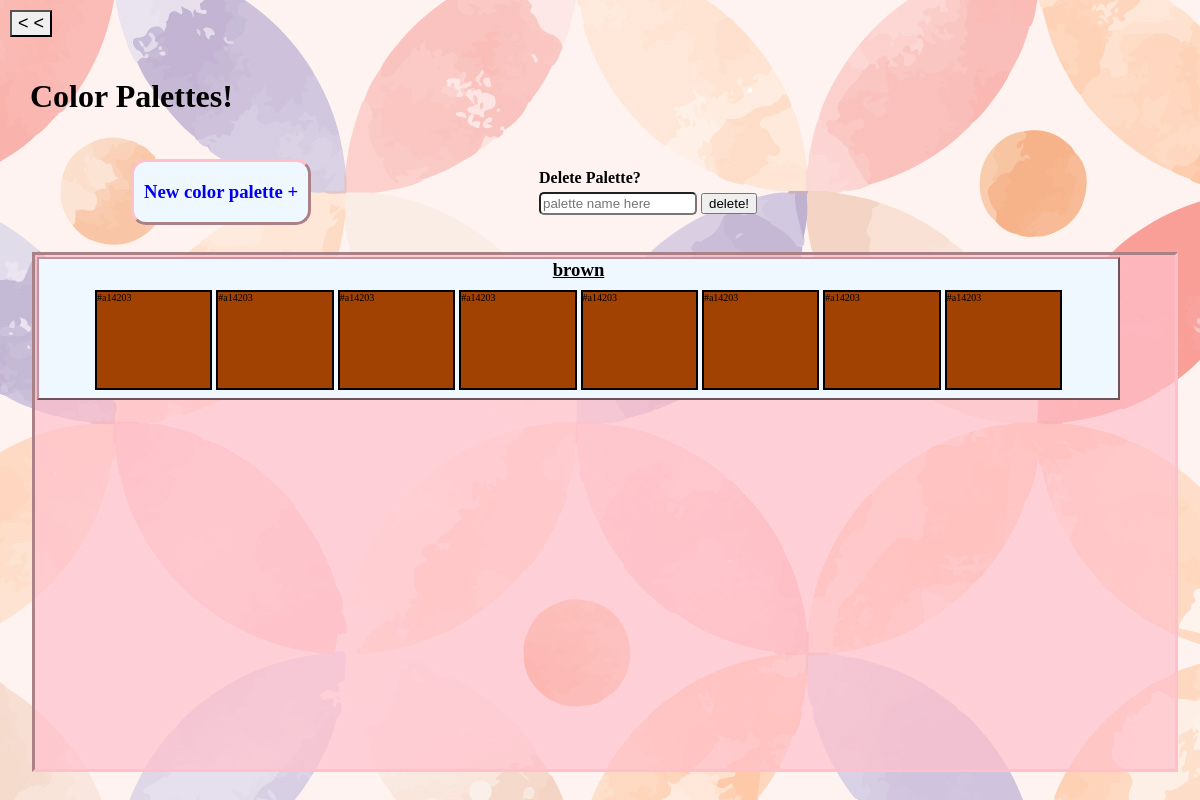
Page /palettes (signed in) on the earlier database version.
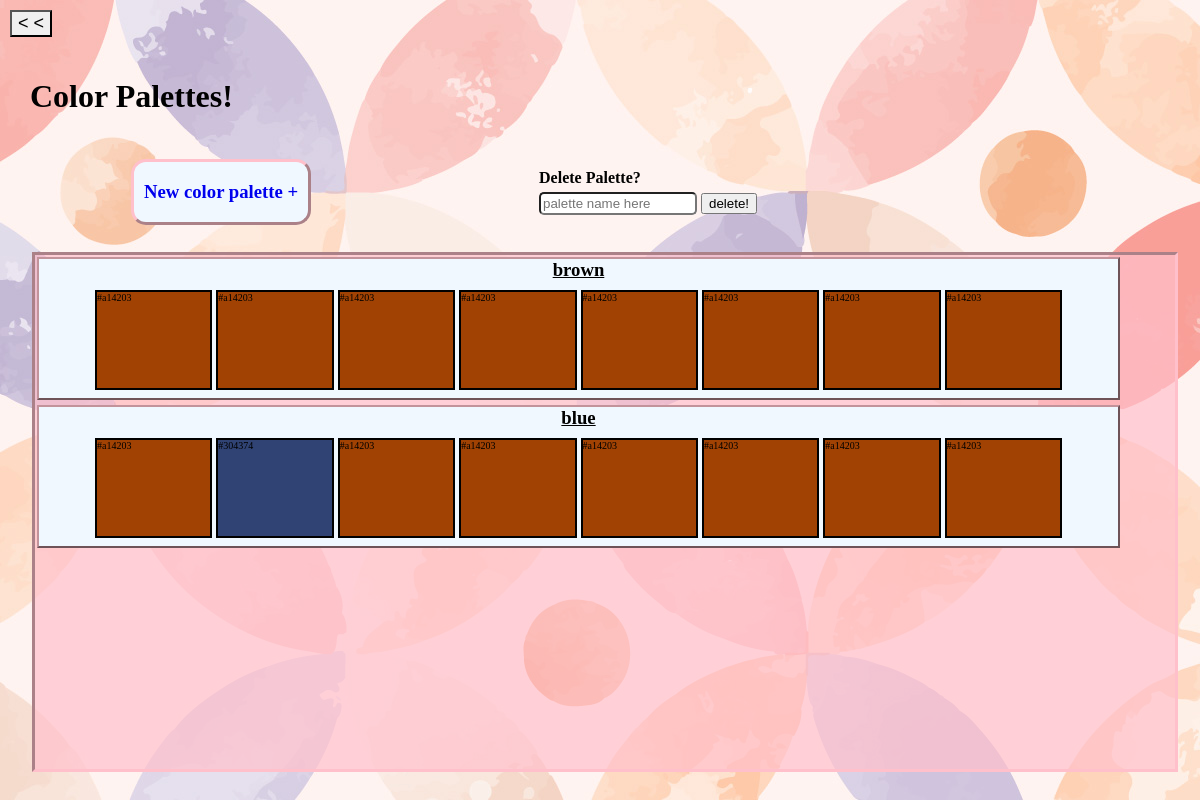
Same page on the later database version.
### pythonFiles/palette.py (models this page shows, shortened)
class Palette(db.Model):
    __tablename__ = "palette"
    id: Mapped[int] = mapped_column(primary_key=True, init=False)
    name: Mapped[str] = mapped_column() # palette title
    color1: Mapped[str | None] = mapped_column() #hopefully a hex or rgb but idk yet
    color2: Mapped[str | None] = mapped_column()
    color3: Mapped[str | None] = mapped_column()
    color4: Mapped[str | None] = mapped_column()
    color5: Mapped[str | None] = mapped_column()
    color6: Mapped[str | None] = mapped_column()
    color7: Mapped[str | None] = mapped_column()
    color8: Mapped[str | None] = mapped_column()

### views.py (the view)
@app.route("/palettes")
@login_required
def palettes():
    palettes = db.session.scalars(select(Palette)).all()
    return render_template("colorPalettes.html",
                           palettes = palettes)

### pythonFiles/login.py (called while the page is built)
@login_manager.user_loader
def load_user(user_id):
    return user.User.get_by_id(user_id)

### pythonFiles/user.py (called while the page is built)
    @staticmethod
    def get_by_id(user_id: int) -> User | None:
        return db.session.get(User, user_id)

### templates/colorPalettes.html (shortened to what this page needs)
<!DOCTYPE html>
<html>
    <head>
         <link rel="stylesheet" href="/static/CSS/navBarFall.css">
         <link rel="stylesheet" href="/static/CSS/defaultMainPage.css">
         <link rel="stylesheet" href="/static/CSS/defaultNavBar.css">
         <link rel="stylesheet" href="/static/CSS/colorPalettes.css">
    </head>
    <body alt="a geometric circle based color splash background. There's a button
                at the top left to open the side navigation bar.">
        <button aria-label="Close Sidebar" class="openNav" onclick="openNav()">&#60; &#60;</button>
        <div id="main">
            <h1>
                Color Palettes!
            </h1>
            <div class="flex">
                <a class="newPalette" href="{{ url_for('newPalette') }}">
                    <h3>
                        New color palette +
                    </h3>
                </a>
                <form class="forms">
                    <label for="delPal">
                        <b>Delete Palette?</b>
                    </label>
                    <input name="delPal" style="width: 30%;"
                    type="text" placeholder="palette name here"
                    name="delPal">
                    <button formaction="{{ url_for('deletePalette') }}">
                        delete!
                    </button>
                </form>
            </div>
            <div class="contain">
                {% for palette in palettes %}
                <div class="fullPalette">
                    <h3>
                        {{ palette.name }}
                    </h3>
                    <div class="palette" alt="a color palette">
                        <div id="color" class="color">
                            {{ palette.color1 }}
                        </div>
                        <div id="color" class="color">
                            {{ palette.color2 }}
                        </div>
                        <div id="color" class="color">
                            {{ palette.color3 }}
                        </div>
                        <div id="color" class="color">
                            {{ palette.color4 }}
                        </div>
                        <div id="color" class="color">
                            {{ palette.color5 }}
                        </div>
                        <div id="color" class="color">
                            {{ palette.color6 }}
                        </div>
                        <div id="color" class="color">
                            {{ palette.color7 }}
                        </div>
                        <div id="color" class="color">
                            {{ palette.color8 }}
                        </div>
                    </div>
                </div>
                {% endfor %}
            </div>
        </div>
    </body>
</html>

### static/CSS/defaultMainPage.css (style rules this page uses)
body { padding: 0; }
#main { height: 90vh; max-height: 100vh; max-width: 100vw; padding-top: 1%; padding-left: 2%; padding-bottom: 2%; padding-right: 2%; overflow-y: hidden; overflow-x: hidden; display: flex; flex-direction: column; }
#main div { margin-top: 2px; margin-left: 2px; margin-right: 2px; margin-bottom: 5px; }
.openNav { border-bottom-width: 2px; border-bottom-style: outset; font-size: 18px; }
.flex { display: flex; flex-direction: row; flex-wrap: wrap; justify-content: space-evenly; }
.forms { width: 500px; padding: 20px; margin: 10px; border-radius: 8px; height: fit-content; }
label { display: block; margin-bottom: 5px; }
a { text-decoration: none; }
input[type="text"] { padding: 2px; cursor: pointer; width: 93%; border-radius: 5px; border-width: 2px; border-style: inset; }
@media (max-aspect-ratio: 16/9) { .fullPalette { border-width: 2px; border-style: outset; box-sizing: border-box; width: 95%; } }
@media (max-aspect-ratio: 16/9) { .fullPalette h3 { position: relative; width: fit-content; margin: 0; text-decoration: underline; } }
@media (max-aspect-ratio: 16/9) { .palette { display: flex; justify-content: space-around; padding: 5px; height: 100px; } }
@media (max-aspect-ratio: 16/9) { .color { width: 100%; height: 100%; box-sizing: border-box; border: 2px solid black; } }

### static/CSS/defaultNavBar.css (style rules this page uses)
.openNav { border-bottom-width: 2px; border-bottom-style: outset; font-size: 18px; }
html, body { height: 100%; overflow-y: hidden; margin: 0; }
#main { transition: margin-left .5s; padding: 20px; overflow: scroll; }

### static/CSS/colorPalettes.css (style rules this page uses)
#main div { margin-top: 2px; margin-left: 2px; margin-right: 2px; margin-bottom: 5px; }
body { background-image: url("/static/IMG/geoBG.jpg"); padding: 10px; }
.flex { display: flex; flex-direction: row; justify-content: space-around; align-items: center; }
.contain { border: 3px inset pink; height: 90%; overflow: scroll; background-color: rgba(255, 192, 203, 0.694); }
.newPalette { border: 3px outset pink; border-radius: 15px; background-color: aliceblue; padding-left: 10px; padding-right: 10px; width: fit-content; height: 60px; }
.fullPalette { border: 2px outset rgb(194, 147, 155); background-color: aliceblue; display: flex; flex-direction: column; align-items: center; justify-content:space-around; }
.palette { padding: 5px; height: 100px; min-width: 90px; font-size: 10px; }
.color { width: 100%; }
h3 { left: 0; }
@media (max-aspect-ratio: 16/9) { .contain { width: 100%; } }
@media (max-aspect-ratio: 16/9) { .fullPalette { border-width: 2px; border-style: outset; box-sizing: border-box; width: 95%; } }
@media (max-aspect-ratio: 16/9) { .fullPalette h3 { position: relative; width: fit-content; margin: 0; text-decoration: underline; } }
@media (max-aspect-ratio: 16/9) { .palette { display: flex; justify-content: space-around; padding: 5px; height: 100px; width: 90%; } }
@media (max-aspect-ratio: 16/9) { .color { width: 100%; height: 100%; box-sizing: border-box; border: 2px solid black; } }

Differences in the rows shown:
added Palette: name "blue", color1 "#a14203", color2 "#304374", color3 "#a14203", color4 "#a14203", color5 "#a14203", color6 "#a14203", color7 "#a14203", color8 "#a14203"
